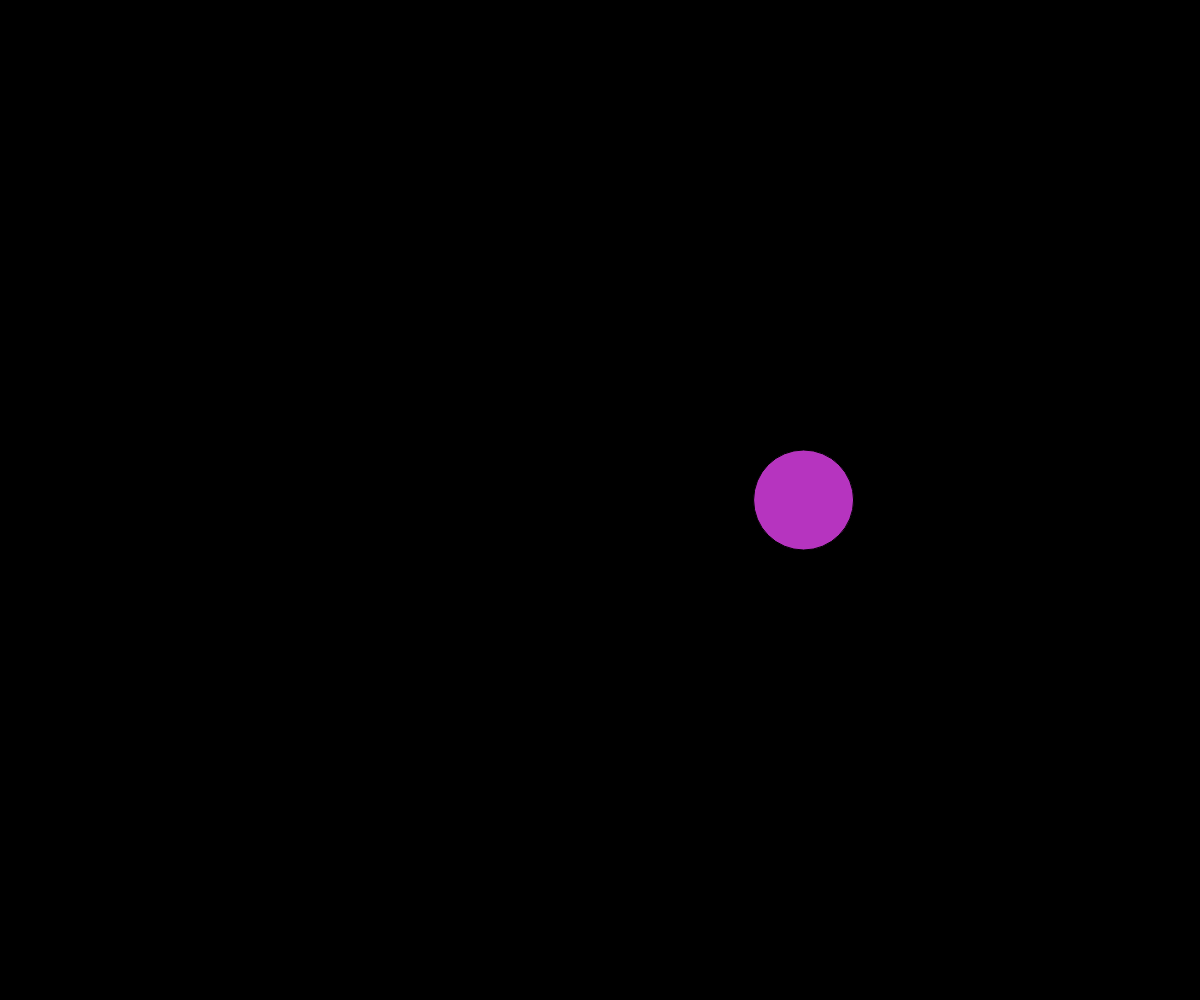
Frame 1 (no input)
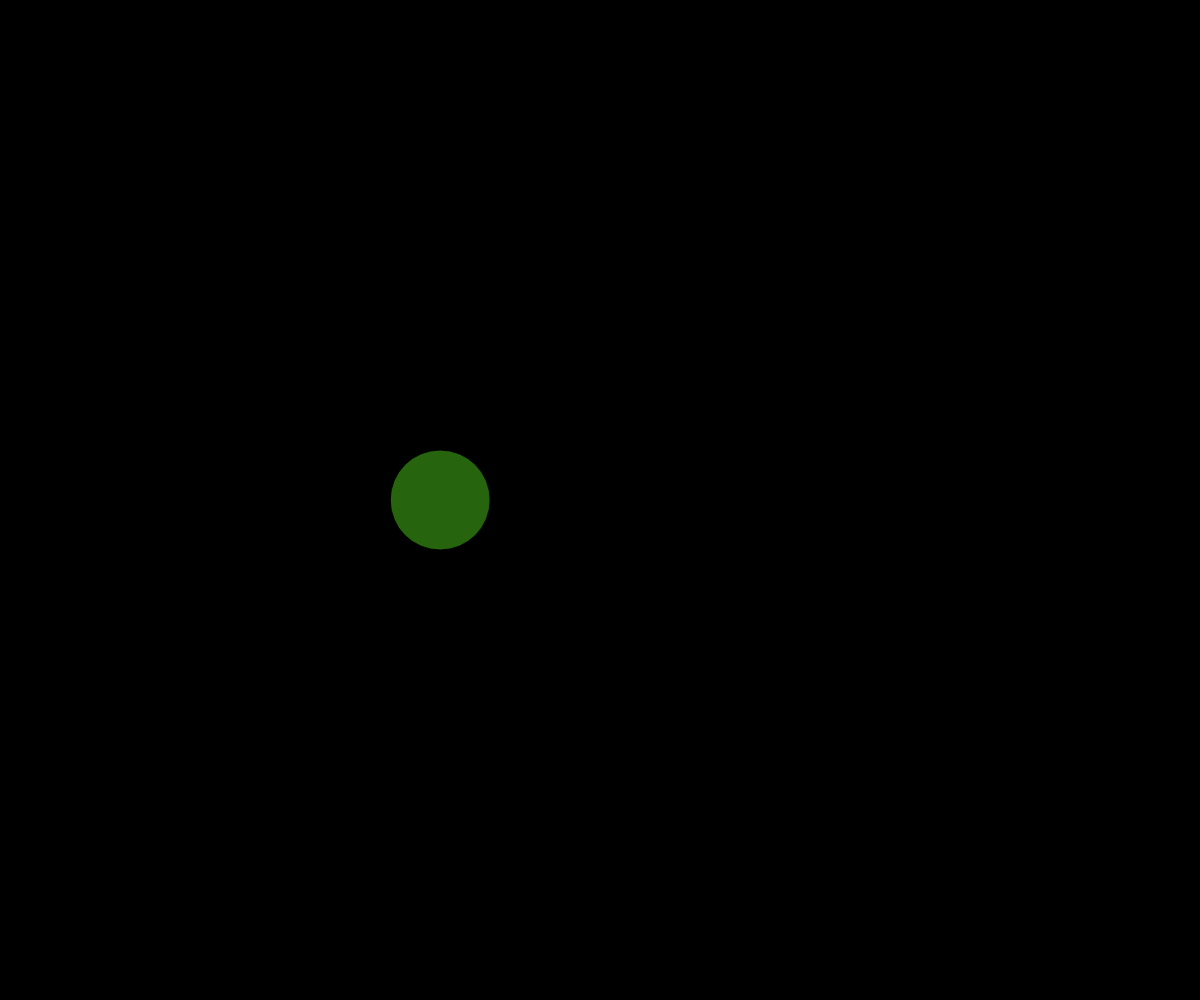
Frame 60 (no input)
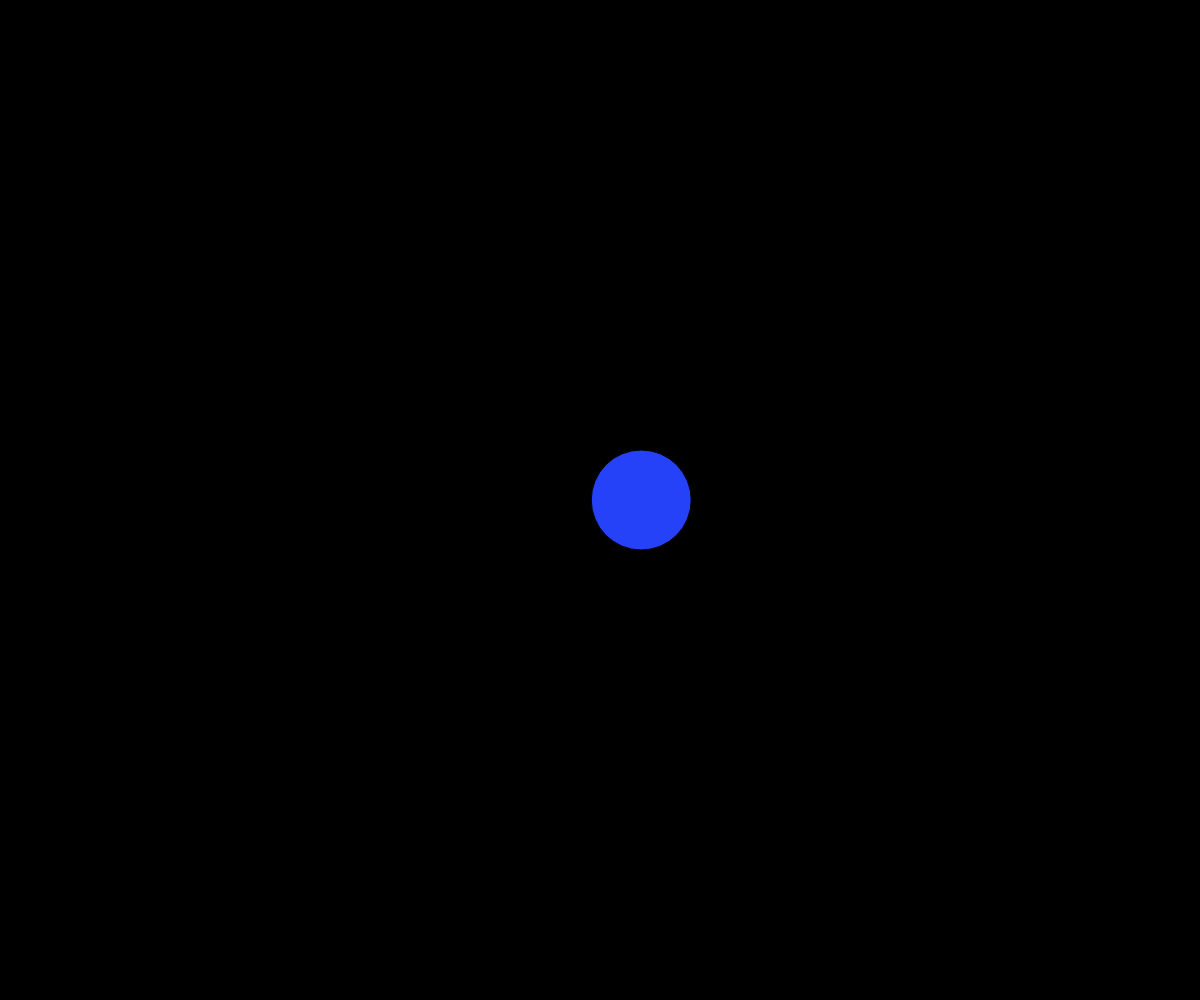
Frame 120 (the mouse pressed at the canvas centre since frame 60)

The p5.js sketch that drew these frames (run headless with seeded random() and noise() and a simulated clock; from frame 60 on, the mouse is pressed at the canvas centre):

// p5.js sketch
// ── sketch.js
// Project Title
// Your Name
// Date
//
// Extra for Experts:
// - describe what you did to take this project "above and beyond"

let noiseChange = 0;

function setup() {
  createCanvas(windowWidth, windowHeight);
}

function draw() {
  background(0);
  let x = map(noise(noiseChange), 0, 1, 0, width);
  noiseChange += 0.02;
  fill(int(random(255)),int(random(255)),int(random(255)),)
  ellipse(x, height/2 , 100,);
}
